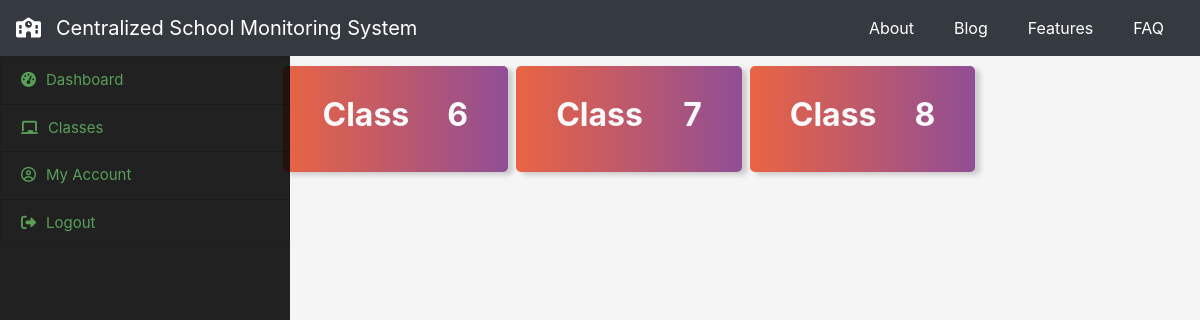
The page /teacher/classes (signed in) on the database its author committed.
### headmaster/models.py (models this page shows, shortened)
class assign_teacher(models.Model):
    select_class = [
        ('6', '6'),
        ('7', '7'),
        ('8', '8'),
        ('9', '9'),
        ('10', '10')
    ]
    classes = models.CharField(
        max_length=20, blank=False, choices=select_class)
    t_empid = models.ForeignKey(teacher_account, on_delete=models.CASCADE)
    sch_eiin = models.CharField(max_length=100, blank=False, default=None)
    def returnClassno(self):
        return f"./enterClass/{self.classes}"

### teacher/views.py (the view)
# urls.py: path('classes', views.classes, name="classes"),
def classes(request):
    if request.session.has_key('teacher_eid'):
        getclass = assign_teacher.objects.filter(
            t_empid=request.session.get('teacher_eid'))
        return render(request, 'teacher/classes.html', {'clas': getclass})
    else:
        return redirect('userlogin')

### teacher/templates/teacher/classes.html (shortened to what this page needs)
{% extends 'teacher/t_base.html' %}
{% block content %}
<div class="row">
    {% for clas in clas %}
    <div class="t_class bg-primary col-3 mr-2 mb-2">
        <a href="{{ clas.returnClassno }}" style="text-decoration:none;">
            <h2 class="text-light font-weight-bold"><span style=" " class="">Class</span><span class="float-right">
                    {{clas.classes}}</span></h2>
        </a>
    </div>
    {% endfor %}
</div>
{% endblock content %}

### static/styles/app.css (style rules this page uses)
body { background-color: whitesmoke; @import url("https://fonts.googleapis.com/css?family=Raleway&display=swap"); @import url("https://fonts.googleapis.com/css?family=Roboto&display=swap"); }
.t_class { border-radius: 5px; box-shadow: 5px 3px 5px#cccaca; background: linear-gradient(to right, #e96443, #904e95); padding: 30px 40px; }

### rows shown on the page
assign_teacher: classes "6"
assign_teacher: classes "7"
assign_teacher: classes "8"
